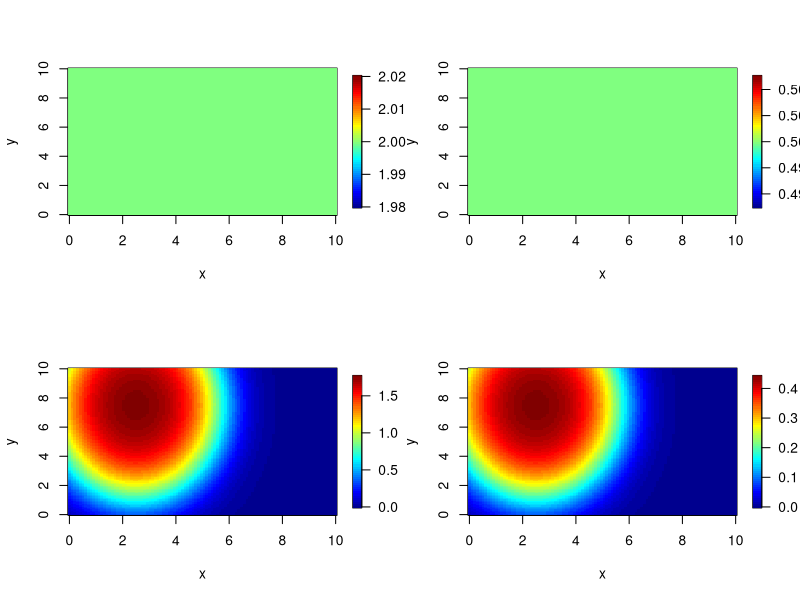
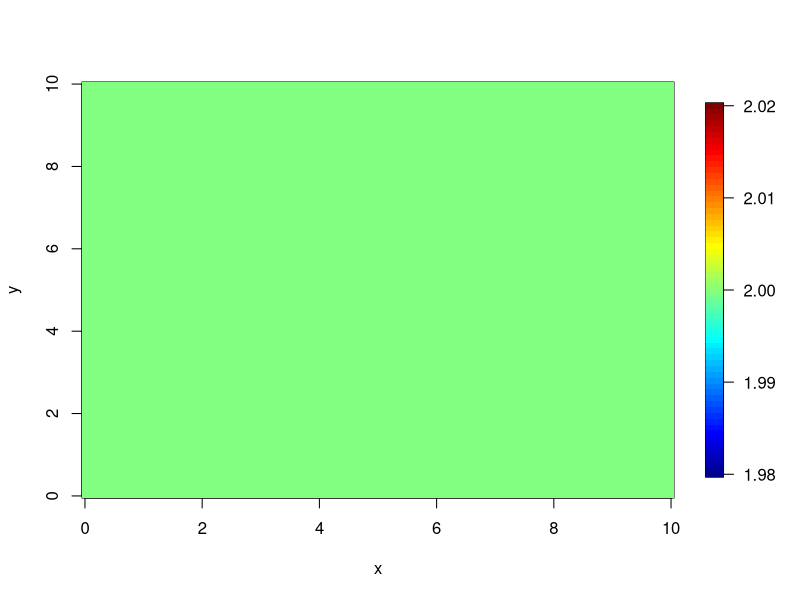
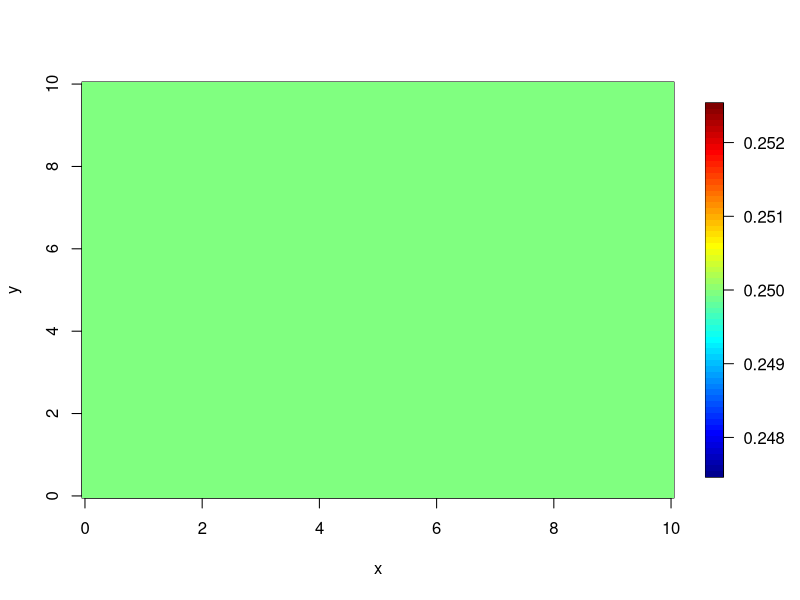
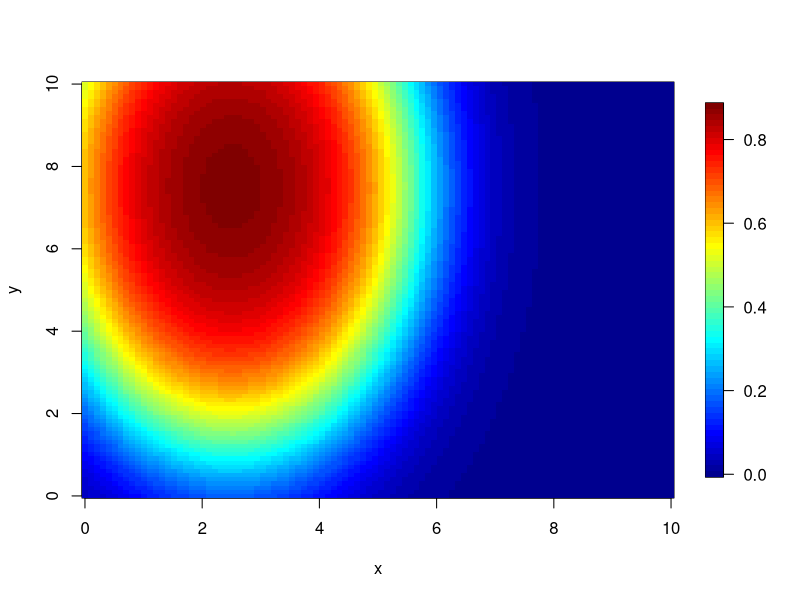
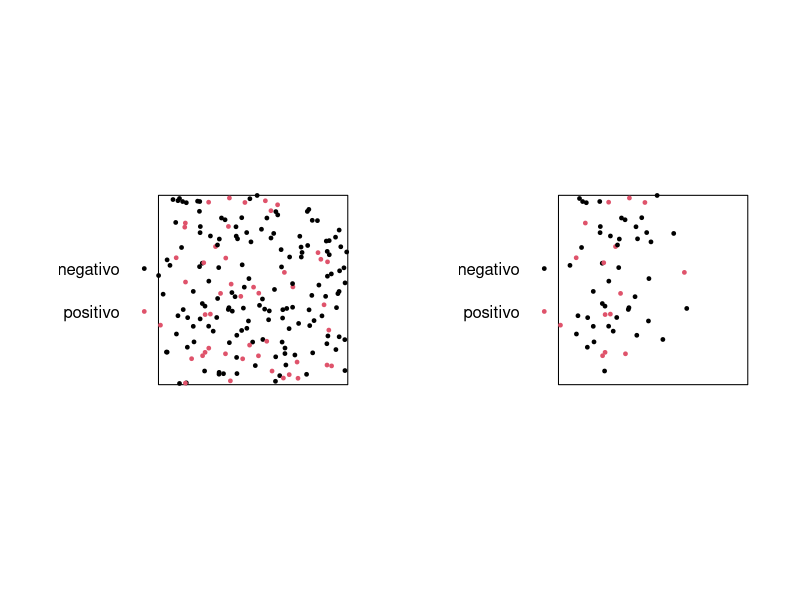
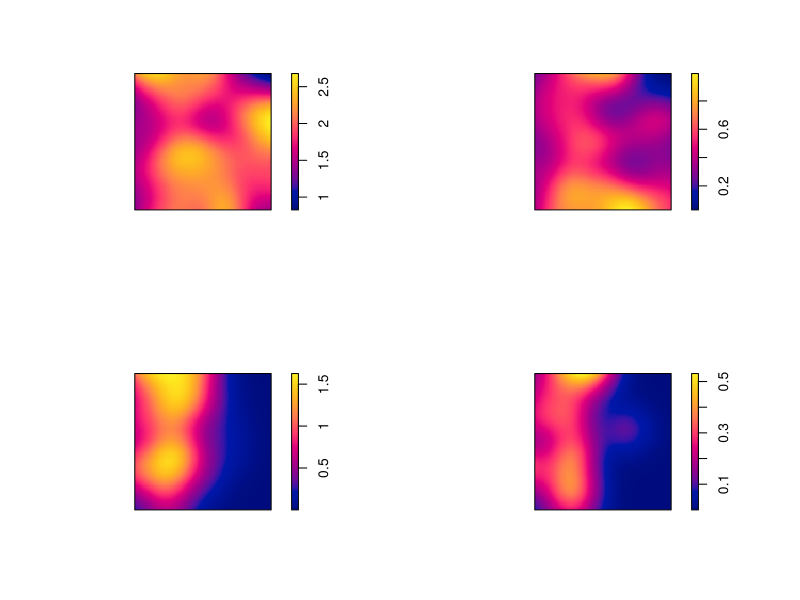
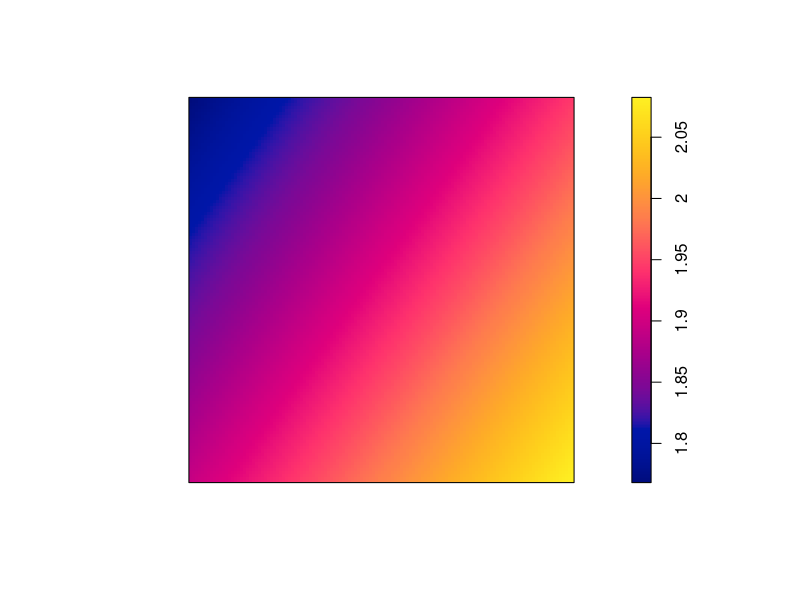
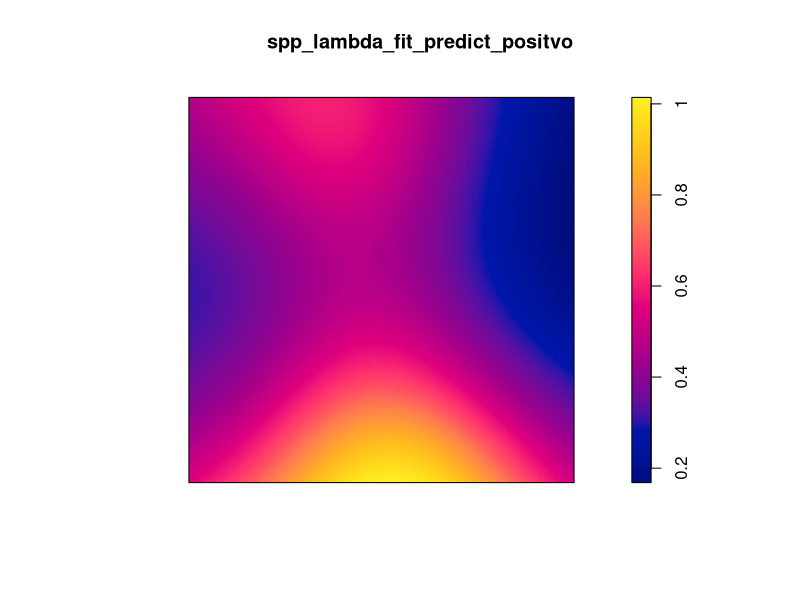

These charts were generated, in order, by the following R code:
library(spatstat)
library(fields)
library(mgcv)
library(psych)
library(pracma)
library(splines)
#=#=#=#=#=#=#=#=#=#=#=#=#=#=#=#=#=#=#=#=#=#=#=#=#=#=#=#=#=#=#=#=#=#=#=#
#=#=# Densidad poblacional homogenea, riesgo espacial constante, muestreo aleatorio no homogeneo
h_pi <- 2.5
k_pi <- 7.5
a_pi <- -1/4
b_pi <- -1/16
c_pi <- 2

#=#=#=#=#=#=#=#=#=#=#=#=#=#=#=#=#=#=#=#=#=#=#=#=#=#=#=#=#=#=#=#=#=#=#=#

lambda_fun <- function(x,y){
  return(rep(2,length(x)))}
theta_fun <- function(x,y){
  return(rep(0.25,length(x)))}
pi_fun <- function(x,y){
  return(1/(1+exp(-(c_pi+a_pi * (x-h_pi)^2+b_pi*(y-k_pi)^2))))}

#=#=#=#=#=#=#=#=#=#=#=#=#=#=#=#=#=#=#=#=#=#=#=#=#=#=#=#=#=#=#=#=#=#=#=#

lambda_theta_fun <- function(x,y){
  return( lambda_fun(x,y) * theta_fun(x,y))}
lambda_pi_fun <- function(x,y){
  return( lambda_fun(x,y) * pi_fun(x,y))}
lambda_theta_pi_fun <- function(x,y){
  return( lambda_fun(x,y) * theta_fun(x,y) * pi_fun(x,y))}

#=#=#=#=#=#=#=#=#=#=#=#=#=#=#=#=#=#=#=#=#=#=#=#=#=#=#=#=#=#=#=#=#=#=#=#

grid <- expand.grid(seq(0, 10, length.out = 100),
                    seq(0, 10, length.out = 100))

imagen_plot <- function(z) {
  fields::image.plot(seq(0, 10, length.out = 100),
                     seq(0, 10, length.out = 100),
                     matrix(z, 100, 100),
                     xlab = "x", ylab = "y", main = "")
}

#=#=#=#=#=#=#=#=#=#=#=#=#=#=#=#=#=#=#=#=#=#=#=#=#=#=#=#=#=#=#=#=#=#=#=#

x11()
par(mfrow = c(2, 2))
z <- lambda_fun(grid[,1],grid[,2])
imagen_plot(z)
z <- lambda_theta_fun(grid[,1],grid[,2])
imagen_plot(z)
z <- lambda_pi_fun(grid[,1],grid[,2])
imagen_plot(z)
z <- lambda_theta_pi_fun(grid[,1],grid[,2])
imagen_plot(z)
x11()
z <- lambda_fun(grid[,1],grid[,2])
imagen_plot(z)
x11()
z <- theta_fun(grid[,1],grid[,2])
imagen_plot(z)
x11()
z <- pi_fun(grid[,1],grid[,2])
imagen_plot(z)

#=#=#=#=#=#=#=#=#=#=#=#=#=#=#=#=#=#=#=#=#=#=#=#=#=#=#=#=#=#=#=#=#=#=#=#

set.seed(123)
win <- owin(xrange = c(0, 10), yrange = c(0, 10))
spp <- rpoispp(lambda = 2, win = win)
props <- theta_fun(spp$x,spp$y)
marks(spp) <- factor(sapply(props, function(x) rbinom(1, 1, x)),
                     labels = c("negativo","positivo"),levels = c(0,1))
#props <- c(negativo = 0.30, positivo = 0.8)[spp$marks]
#Este se descomenta para Caso-Control y la siguiente linea para muestreo aleatorio
props <- pi_fun(spp$x,spp$y)
spp_sample <- spp[sapply(props, function(x) rbinom(1, 1, x)) == 1]

#=#=#=#=#=#=#=#=#=#=#=#=#=#=#=#=#=#=#=#=#=#=#=#=#=#=#=#=#=#=#=#=#=#=#=#

x11()
par(mfrow = c(1, 2))
plot(spp, cols=c(1:2), pch = 19, cex=0.5, main="")
plot(spp_sample, cols=c(1:2), pch = 19, cex=0.5, main="")
x11()
par(mfrow = c(2, 2))
plot(density(spp), main = "")
plot(density(spp[spp$marks=="positivo"]), main = "")
plot(density(spp_sample), main = "")
plot(density(spp_sample[spp_sample$marks=="positivo"]), main = "")

#=#=#=#=#=#=#=#=#=#=#=#=#=#=#=#=#=#=#=#=#=#=#=#=#=#=#=#=#=#=#=#=#=#=#=#

N_1 <- sum(spp$marks=="positivo") 
N_0 <- sum(spp$marks=="negativo")
n_1 <- sum(spp_sample$marks=="positivo") 
n_0 <- sum(spp_sample$marks=="negativo")
N_1/ (N_1 + N_0)
n_1/ (n_1 + n_0)
rho <- (n_1*N_0)/(N_1*n_0)
alfa <- (n_1/n_0)*(1+(N_0/N_1))

#=#=#=#=#=#=#=#=#=#=#=#=#=#=#=#=#=#=#=#=#=#=#=#=#=#=#=#=#=#=#=#=#=#=#

temporal <- marks(spp)
marks(spp) <- NULL
spp_lambda_fit <- ppm(spp ~ s(x,y,k=6), use.gam=TRUE)
summary(spp_lambda_fit)
spp_lambda_fit_predict <- predict(spp_lambda_fit)
x11()
plot(spp_lambda_fit_predict,xlab = "x", ylab = "y", zlab="", main = "")
marks(spp) <- temporal
rm(temporal)

#=#=#=#=#=#=#=#=#=#=#=#=#=#=#=#=#=#=#=#=#=#=#=#=#=#=#=#=#=#=#=#=#=#=#

spp_positvo <- spp[spp$marks=="positivo"]
spp_negativo <- spp[spp$marks=="negativo"]
marks(spp_positvo) <- NULL
marks(spp_negativo) <- NULL
spp_lambda_fit_positvo <- ppm(spp_positvo ~ s(x,y,k=6), use.gam=TRUE)
spp_lambda_fit_negativo <- ppm(spp_negativo ~ s(x,y,k=6), use.gam=TRUE)
spp_lambda_fit_predict_positvo <- predict(spp_lambda_fit_positvo)
spp_lambda_fit_predict_negativo <- predict(spp_lambda_fit_negativo)
risk_estimated <- spp_lambda_fit_predict_positvo/(spp_lambda_fit_predict_positvo +
                                                    spp_lambda_fit_predict_negativo)

plot(spp_lambda_fit_predict_positvo)
plot(spp_lambda_fit_predict_negativo)
plot(risk_estimated)

z_1 <-predict(spp_lambda_fit_positvo, locations=data.frame(x=grid[,1], y=grid[,2]))
z_0 <-predict(spp_lambda_fit_negativo, locations=data.frame(x=grid[,1], y=grid[,2]))
imagen_plot(z_1)
imagen_plot(z_0)
imagen_plot(z_1/(z_1+z_0))

#=#=#=#=#=#=#=#=#=#=#=#=#=#=#=#=#=#=#=#=#=#=#=#=#=#=#=#=#=#=#=#=#=#=#

spp_sample_positvo <- spp_sample[spp_sample$marks=="positivo"]
spp_sample_negativo <- spp_sample[spp_sample$marks=="negativo"]
marks(spp_sample_positvo) <- NULL
marks(spp_sample_negativo) <- NULL
spp_lambda_fit_positvo <- ppm(spp_sample_positvo ~ s(x,y,k=6), use.gam=TRUE)
spp_lambda_fit_negativo <- ppm(spp_sample_negativo ~ s(x,y,k=6), use.gam=TRUE)
spp_lambda_fit_predict_positvo <- predict(spp_lambda_fit_positvo, type="intensity",
                                          ngrid=100)
spp_lambda_fit_predict_negativo <- predict(spp_lambda_fit_negativo, type="intensity",
                                           ngrid=100)
risk_estimated <- spp_lambda_fit_predict_positvo/(spp_lambda_fit_predict_positvo+
                                                    rho*spp_lambda_fit_predict_negativo)
x11()
plot(risk_estimated)
x11()
plot(spp_lambda_fit_predict_positvo/(alfa*spp_lambda_fit_predict_negativo))

temporal <- spp_lambda_fit_predict_positvo/(alfa*spp_lambda_fit_predict_negativo)
summary(temporal)


z_1 <-predict(spp_lambda_fit_positvo, locations=data.frame(x=grid[,1], y=grid[,2]))
z_0 <-predict(spp_lambda_fit_negativo, locations=data.frame(x=grid[,1], y=grid[,2]))

x11()
par(mfrow = c(2, 2))
imagen_plot(z_1)
imagen_plot(z_0)
imagen_plot(z_1/(z_1+rho*z_0))
imagen_plot(z_1/(alfa*z_0))

#=#=#=#=#=#=#=#=#=#=#=#=#=#=#=#=#=#=#=#=#=#=#=#=#=#=#=#=#=#=#=#=#=#=#

w <- c(negativo = rho, positivo = 1)[spp_sample$marks]
theta_fit_gam <- mgcv::gam(marks~s(x,y,k=20),family = binomial(link="logit"),
                           data=spp_sample, weights = w,
                           gamma = 1)
summary(theta_fit_gam)
z <- psych::logistic(predict.gam(theta_fit_gam, newdata=data.frame(x=grid[,1], y=grid[,2])))
x11()
imagen_plot(z)
x11()
persp(matrix(z, 100, 100))
